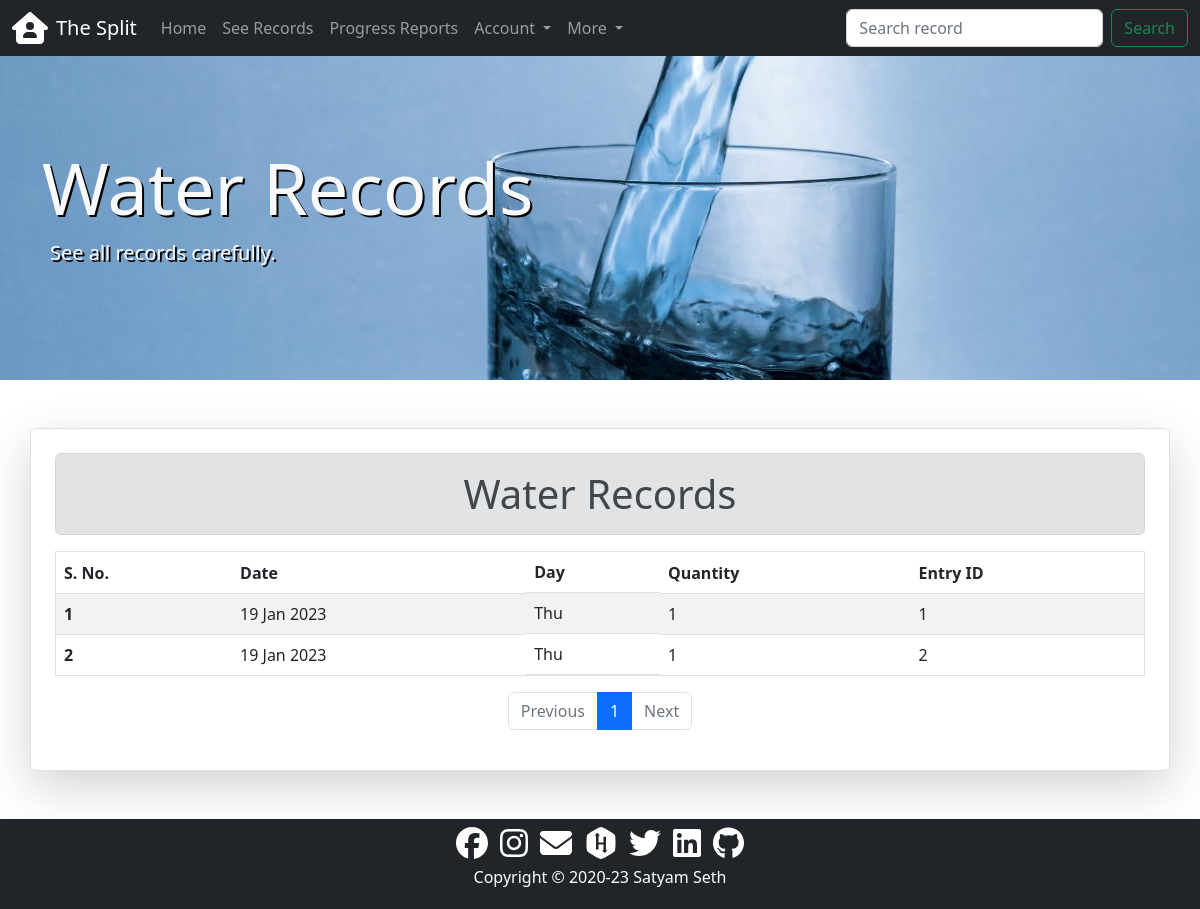
Page /records/detailed_water/ on the committed database.
### records/models.py (models this page shows, shortened)
class Water(models.Model):
    quantity = models.PositiveIntegerField(
        default=1,
        validators=[
            MaxValueValidator(5),
            MinValueValidator(1),
        ],
    )
    adder = models.ForeignKey(
        to=settings.AUTH_USER_MODEL,
        on_delete=models.SET_NULL,
        null=True,
    )
    purchase_date = models.DateField()
    modified_on = models.DateTimeField(auto_now=True)
    created_on = models.DateTimeField(auto_now_add=True)

### records/views.py (the view)
# urls.py: path("detailed_water/", views.WaterListView.as_view(), name="detailed_water"),
class WaterListView(ListView):
    model = Water
    paginate_by = 20
    paginate_orphans = 10
    ordering = ["-purchase_date"]

### records/templates/records/water_list.html (shortened to what this page needs)
{% extends 'core/base.html' %}
{% load static %}
{% block css %}
<link rel="stylesheet" href="{% static 'records/css/style.css' %}">
{% endblock %}
{% block content %}
<div class="container-fluid py-5 water my-5">
  <div class="container py-5 text-light">
    <div>
      <h1 class="display-2">Water Records</h1>
    </div>
    <div class="lead">
      <p class="ps-2">See all records carefully.</p>
    </div>
  </div>
</div>
<div class="container shadow-lg p-4 mb-5 rounded border">
  <h1 class="text-center alert alert-secondary">Water Records</h1>
  {% if water_list %}
  <div class="table-responsive">
    <table class="table table-hover table-striped border">
      <thead>
        <tr>
          <th scope="col">S. No.</th>
          <th scope="col">Date</th>
          <th scope="col" class="d-none d-sm-block">Day</th>
          <th scope="col">Quantity</th>
          <th scope="col">Entry ID</th>
        </tr>
      </thead>
      <tbody>
        {% for water in water_list %}
        <tr>
          <th scope="row">{{forloop.counter}}</th>
          <td>{{water.purchase_date|date:"d M Y"}}</td>
          <td class="d-none d-sm-block">{{water.purchase_date|date:"D"}}</td>
          <td>{{water.quantity}}</td>
          <td>{{water.id}}</td>
        </tr>
        {% endfor %}
      </tbody>
    </table>
    <div>
      {% include 'core/pagination.html' %}
    </div>
  </div>
  {% else %}
  <h4 class="text-center alert alert-warning">No Records Found</h4>
  {% endif %}
</div>
{% endblock content %}

### records/static/records/css/style.css (style rules this page uses)
.water { background-image: url("../images/water.jpg"); background-color: dimgrey; background-size: cover; height: 100%; text-shadow: 2px 2px black; }

### rows in the picture
Water: purchase_date "19 Jan 2023", purchase_date "Thu", quantity "1", id "1"
Water: purchase_date "19 Jan 2023", purchase_date "Thu", quantity "1", id "2"

### other values in the picture
{{ i }} "1"
